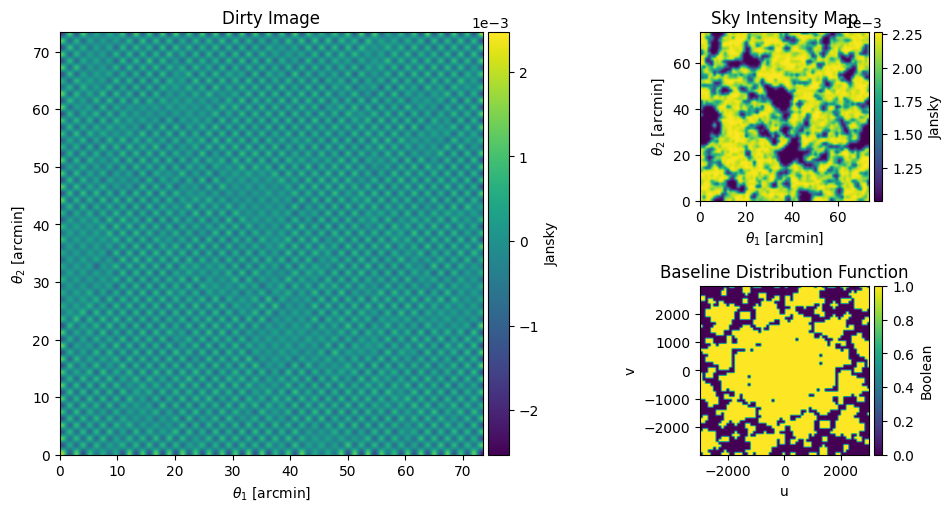

This figure's Python source:
import sys
sys.path.insert(0, "/home/haricash/Sem 7/Project/code-scripts/bubbles/modules")

import numpy as np
import matplotlib.pyplot as plt
from mpl_toolkits.axes_grid1 import make_axes_locatable
from functions import sky_intensity, flux_to_jy, visibility

delta_data = np.load("/home/haricash/Sem 7/Project/code-scripts/bubbles/datafiles/lc_slice.npy")
# delta_data = delta_data[:,:,0]
baseline_data = np.load("/home/haricash/Sem 7/Project/code-scripts/bubbles/datafiles/gridded_uv.npy")
sky_intensity_map = sky_intensity(delta_data, 177.5e+6)
sky_intensity_map_jy = flux_to_jy(sky_intensity_map)

visibility_map = np.fft.fft2(sky_intensity_map_jy)
visibility_map = np.fft.fftshift(visibility_map)
# dirty_image = np.roll(np.roll(dirty_image, 32, axis=0), 32, axis=1)
# baseline_data = 1
sky_signal = baseline_data*visibility_map

dirty_image = np.fft.ifftshift(sky_signal)
dirty_image = np.fft.ifft2(sky_signal).real

dirty_image_jy = dirty_image

np.save("/home/haricash/Sem 7/Project/code-scripts/bubbles/datafiles/dirty_image.npy", dirty_image_jy)
np.save("/home/haricash/Sem 7/Project/code-scripts/bubbles/datafiles/sky_signal.npy", sky_signal)

# sys.exit(0)

# print("Dirty image max is", np.max(dirty_image_jy))
# print("Image max is", np.max(sky_intensity_map_jy))

# dirty_image = baseline_data

### Plotting stuff

figure_mosaic = """
AAB
AAC
"""
fig, axs = plt.subplot_mosaic(layout=figure_mosaic, figsize=(10,5),
                              constrained_layout=True
                             )



# Dirty Image
im1 = axs["A"].imshow(dirty_image_jy, interpolation='gaussian', origin='lower',
            vmin=np.min(dirty_image_jy), vmax=np.max(dirty_image_jy), extent=[0,73.47,0,73.47])
axs["A"].set_xlabel(r"$\theta_1$ [arcmin]")
axs["A"].set_ylabel(r"$\theta_2$ [arcmin]")
axs["A"].set_title("Dirty Image")

divider1 = make_axes_locatable(axs["A"])
cax1 = divider1.append_axes("right", size="5%", pad=0.05)
cb1 = fig.colorbar(im1, cax=cax1)
cb1.set_label(r"Jansky")
cb1.formatter.set_powerlimits((0,0))

# Sky intensity map
im2 = axs["B"].imshow(sky_intensity_map_jy, interpolation='gaussian', origin='lower',
            vmin=np.min(sky_intensity_map_jy), vmax=np.max(sky_intensity_map_jy), extent=[0,73.47,0,73.47])
axs["B"].set_xlabel(r"$\theta_1$ [arcmin]")
axs["B"].set_ylabel(r"$\theta_2$ [arcmin]")
axs["B"].set_title("Sky Intensity Map")

divider2 = make_axes_locatable(axs["B"])
cax2 = divider2.append_axes("right", size="5%", pad=0.05)
cb2 = fig.colorbar(im2, cax=cax2)
cb2.set_label(r"Jansky")
cb2.formatter.set_powerlimits((0,0))

# Baseline distribution function
im3 = axs["C"].imshow(baseline_data, origin='lower', vmin=0, vmax=1, extent=[-2995.837, 2995.837, -2995.837, 2995.837])
axs["C"].set_xlabel(r"u")
axs["C"].set_ylabel(r"v")
axs["C"].set_title("Baseline Distribution Function")


divider3 = make_axes_locatable(axs["C"])
cax3 = divider3.append_axes("right", size="5%", pad=0.05)
cb3 = fig.colorbar(im3, cax=cax3)
cb3.set_label(r"Boolean")
cb3.formatter.set_powerlimits((0,0))

# fig.suptitle(r"Observing at 177.5 MHz")
# fig.tight_layout()
# plt.savefig("dirty_image.png", bbox_inches="tight")
plt.show()